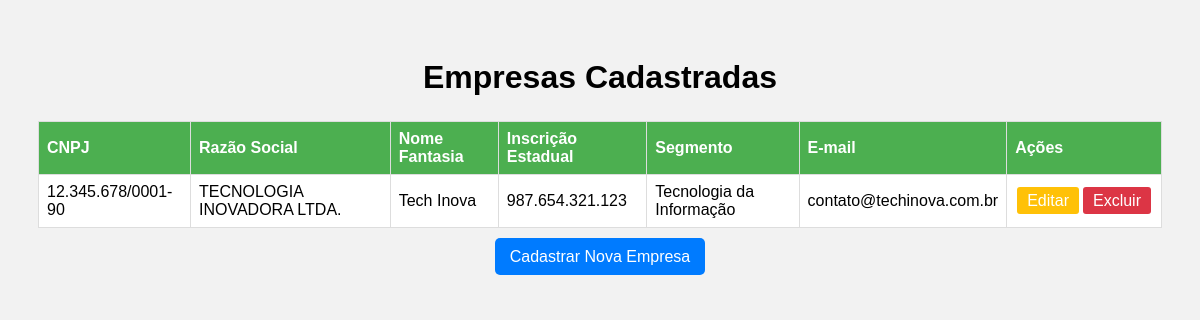
/process/exibir_empresas.php, run on an earlier commit of the app's database.
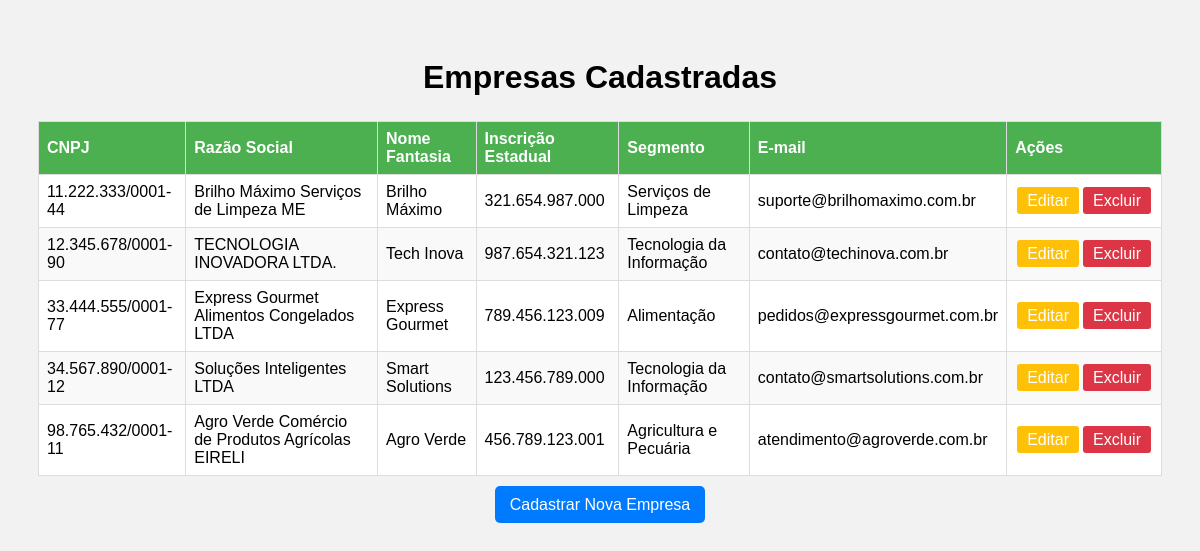
And on a later commit of the database.
### tables this page shows
CREATE TABLE IF NOT EXISTS `empresas` (
  `cnpj` varchar(18) NOT NULL,
  `razao_social` varchar(255) NOT NULL,
  `nome_fantasia` varchar(255) NOT NULL,
  `foto_emp` varchar(50) DEFAULT NULL,
  `inscricao_estadual` varchar(20) NOT NULL,
  `segmento` varchar(100) NOT NULL,
  `produtos_servicos` text,
  `email_contato` varchar(255) NOT NULL,
  `senha_hash` varchar(255) NOT NULL,
  `data_registro` datetime DEFAULT CURRENT_TIMESTAMP,
  PRIMARY KEY (`cnpj`),
  UNIQUE KEY `razao_social` (`razao_social`),
  UNIQUE KEY `email_contato` (`email_contato`)
);

### process/exibir_empresas.php (the view, shortened to what this page needs)
<?php
include_once('../php/config.php');
try {
    $stmt = $conn->prepare("SELECT * FROM empresas");
    $stmt->execute();
    $empresas = $stmt->fetchAll(PDO::FETCH_ASSOC);
} catch (PDOException $e) {
    echo "Erro ao buscar os dados: " . $e->getMessage();
}
?>
<!DOCTYPE html>
<html lang="pt-br">
<head>
</head>
<body>
    <h1>Empresas Cadastradas</h1>
    <?php
    if ($empresas) {
    ?>
    <table>
        <thead>
            <tr>
                <th>CNPJ</th>
                <th>Razão Social</th>
                <th>Nome Fantasia</th>
                <th>Inscrição Estadual</th>
                <th>Segmento</th>
                <th>E-mail</th>
                <th>Ações</th>
            </tr>
        </thead>
        <tbody>
            <?php
            foreach ($empresas as $empresa) {
                echo "<tr>";
                echo "<td>" . htmlspecialchars($empresa['cnpj']) . "</td>";
                echo "<td>" . htmlspecialchars($empresa['razao_social']) . "</td>";
                echo "<td>" . htmlspecialchars($empresa['nome_fantasia']) . "</td>";
                echo "<td>" . htmlspecialchars($empresa['inscricao_estadual']) . "</td>";
                echo "<td>" . htmlspecialchars($empresa['segmento']) . "</td>";
                echo "<td>" . htmlspecialchars($empresa['email_contato']) . "</td>";
                echo "<td>";
                echo "<a href='editarEmpresa.php?cnpj=" . htmlspecialchars($empresa['cnpj']) . "' class='btn-acao btn-editar'>Editar</a>";
                echo "<a href='excluirEmpresa.php?cnpj=" . htmlspecialchars($empresa['cnpj']) . "' class='btn-acao btn-excluir' onclick='return confirm(\"Tem certeza que deseja excluir esta empresa?\");'>Excluir</a>";
                echo "</td>";
                echo "</tr>";
            }
            ?>
        </tbody>
    </table>
    <?php
    } else {
        echo "<p>Nenhuma empresa encontrada ou os dados não foram carregados.</p>";
    }
    ?>
    <div class="voltar">
        <a href="../Login MCheck/Cadastro MCheck/cadastroEmpresa.php">Cadastrar Nova Empresa</a>
    </div>
</body>
</html>

What changed in the data, as far as the page shows it:
added empresas: cnpj "11.222.333/0001-44", razao_social "Brilho Máximo Serviços de Limpeza ME", nome_fantasia "Brilho Máximo", inscricao_estadual "321.654.987.000", segmento "Serviços de Limpeza", email_contato "suporte@brilhomaximo.com.br"
added empresas: cnpj "33.444.555/0001-77", razao_social "Express Gourmet Alimentos Congelados LTDA", nome_fantasia "Express Gourmet", inscricao_estadual "789.456.123.009", segmento "Alimentação", email_contato "pedidos@expressgourmet.com.br"
added empresas: cnpj "34.567.890/0001-12", razao_social "Soluções Inteligentes LTDA", nome_fantasia "Smart Solutions", inscricao_estadual "123.456.789.000", segmento "Tecnologia da Informação", email_contato "contato@smartsolutions.com.br"
added empresas: cnpj "98.765.432/0001-11", razao_social "Agro Verde Comércio de Produtos Agrícolas EIRELI", nome_fantasia "Agro Verde", inscricao_estadual "456.789.123.001", segmento "Agricultura e Pecuária", email_contato "atendimento@agroverde.com.br"
